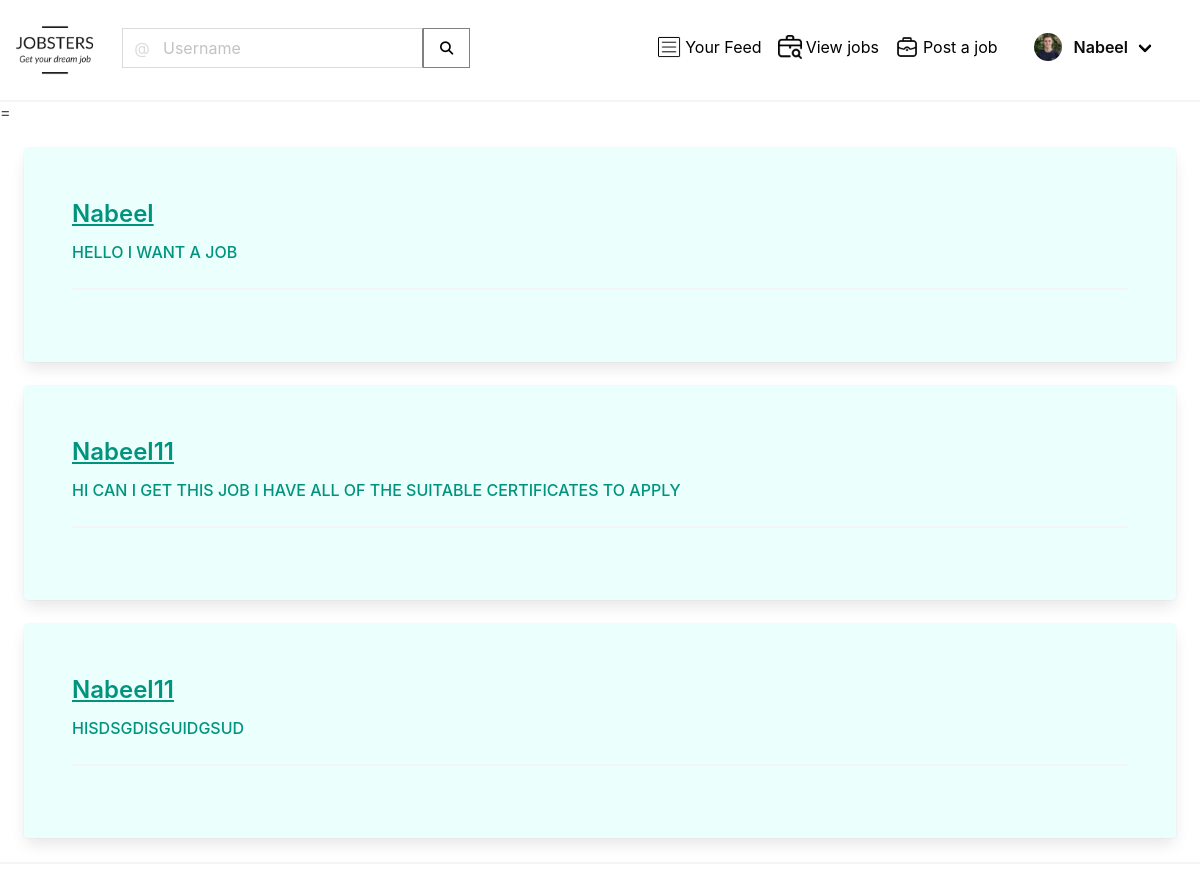
/global/job/requests/1 (signed in), run on the app's committed database.
### global/models.py (models this page shows)
class UserProfile(models.Model):
    user = models.OneToOneField(User, primary_key=True, verbose_name='user',
                                related_name='profile', on_delete=models.CASCADE, db_constraint=False)
    name = models.CharField(max_length=30, blank=True, null=True)
    proffession = models.TextField(max_length=500, blank=True, null=True)
    birth_date=models.DateField(null=True, blank=True)
    location = models.CharField(max_length=100, blank=True, null=True)
    picture = models.ImageField(upload_to='uploads/profile_pictures', default='uploads/profile_pictures/default.png', blank=True)
    followers = models.ManyToManyField(User, blank=True, related_name='followers')
    resume = models.FileField(upload_to='documents/',
                              default='documents/yk_sugi_resume_new.docx', blank=True, null=True, validators=[FileExtensionValidator(['pdf'])])
    video_resume = models.FileField(upload_to='documents/',
                              default='documents/video_file.mp4', blank=True, null=True, validators=[FileExtensionValidator(['mp4'])])

class JobRequest(models.Model):
    author=models.ForeignKey(User,on_delete=models.CASCADE,default=1)
    job=models.ForeignKey(Jobs,on_delete=models.CASCADE)
    request=models.TextField(default="No requests")

### global/views.py (the view)
# urls.py: path('job/requests/<int:pk>', RequestDetail.as_view(), name='posters'),
class RequestDetail(View):
    def get(self,request,pk,*args, **kwargs):
        job = Jobs.objects.get(pk=pk)
        requests = JobRequest.objects.filter(job=job)
        context={
            'requests':requests
        }
        return render(request,'global/request_view.html',context=context)

### global/templates/global/request_view.html (shortened to what this page needs)
{% extends "landing/base.html" %}
{% block content %}
<ul >
    {% if requests %}=
{% for req in  requests %}
   <ul class="card m-5 p-6 notification is-primary is-light">
        <a href="  {% url 'profile' pk=req.author.pk %} "><li style="font-weight: 600; text-transform: capitalize;"  class="is-size-4">{{ req.author }}  </li></a>
        <li style="font-weight: 500; text-transform: uppercase;"  class="mt-2 mb-2 is-size-6">{{ req.request}}</li>
        <hr/>
    </ul>
{% endfor %}
{% else %}
<div class="div">
    <h1 class="has-text-centered	">No request for this job</h1>
</div>
{% endif %}
    <hr/>
</ul>
{% endblock content %}

### landing/templates/landing/navbar.html (shortened to what this page needs)
{% load static %}
<nav class="navbar is-white
 has-shadow pb-5" role="navigation" aria-label="main navigation" >
  <div class="navbar-brand">
    <a href="{% url 'index' %}">
<div class="is-size-2">
    <img style="
    height: auto;
    width: auto;
    margin-bottom: -61px;
    margin-top: -143px;
    max-height: 110px;
    max-width: 145px;" src=" {% static 'landing/images/logo.png' %} " alt="" >
</div>
    </a>
  </div>
  <div id="navbarBasicExample" class="navbar-menu">
    <div class="navbar-start "style="margin-right: 20px; margin-top: 20px;">
         <div class="navbar-item">
     <div class="control has-icons-left has-icon-right is-flex">
      <form style="display:flex;" method="GET" action="{% url 'profile-search' %}">
  <input style="border-right: 1px solid gray;" class="input" type="text" placeholder="Username" name="query" value="{{ request.GET.query }}">
  <span class="icon is-small is-left">
  </span>
  <button style="background-color:transparent; border:0.25px solid gray; padding-right:1rem; padding-left:1rem; cursor: pointer;">  <i class="fas fa-search"></i></button>
</form>
</div>
      </div>
    </div>
    <div class="navbar-end">
      <div class="navbar-item">
        {% if not user.is_authenticated %}
        <div class="buttons" >
          <a class="button is-dark mr-4" href="{% url 'account_signup' %}">
           Sign up
          </a>
          <a href="{% url 'account_login' %}" class="button is-outlined is-responsive">
            Log in
          </a>
        </div>
        {% else %}
        <div class="buttons">
          <a href=" {% url 'feed' request.user.id %}" style="color: black;">
            <span class="icon-text mr-4">
              <span class="icon">
                 <img  src=" {% static "landing/images/icons8-activity-feed-50.png" %} " alt="">
              </span>
              <span>Your Feed</span>
            </span>
            </a>
                  <a href=" {% url 'jobs' %}" style="color: black;">
<span class="icon-text mr-4">
  <span class="icon">
     <img  src=" {% static "landing/images/suitcase.png" %} " alt="">
  </span>
  <span>View jobs</span>
</span>
</a>
          <a href=" {% url 'create_job' %} " style="color: black;">
<span class="icon-text mr-5">
  <span class="icon">
     <img  src=" {% static "landing/images/briefcase.png" %} " alt="">
  </span>
  <span>Post a job</span>
</span>
</a>
           <div class="navbar-item has-dropdown is-hoverable" style="color: black;">
        <a href="{% url 'profile' request.user.id %}" class="navbar-link" href="">
          <p class="image is-36x36 mr-3 ">
      <img class="is-rounded " src="{{ request.user.profile.picture.url }}">
    </p> <span class="has-text-weight-semibold">{{ request.user.username }}</span>
        </a>
      </div>
        </div>
        {% endif %}
      </div>
    </div>
  </div>
</nav>

### static/landing/styles/style.css (style rules this page uses)
a { color: inherit; text-decoration: none; }
a { color: black; }
@media (min-width: 600px) { .buttons { margin-right: 20px; margin-top: 10px; } }
* { padding: 0; box-sizing: border-box; }
.input { width: 100%; box-shadow: none; border-radius: 0; }

### data on the page
JobRequest: author "Nabeel", request "HELLO I WANT A JOB"
JobRequest: author "Nabeel11", request "HI CAN I GET THIS JOB I HAVE ALL OF THE SUITABLE CERTIFICATES TO APPLY"
JobRequest: author "Nabeel11", request "HISDSGDISGUIDGSUD"

### other printed values
{{ request.user.username }} "Nabeel"
